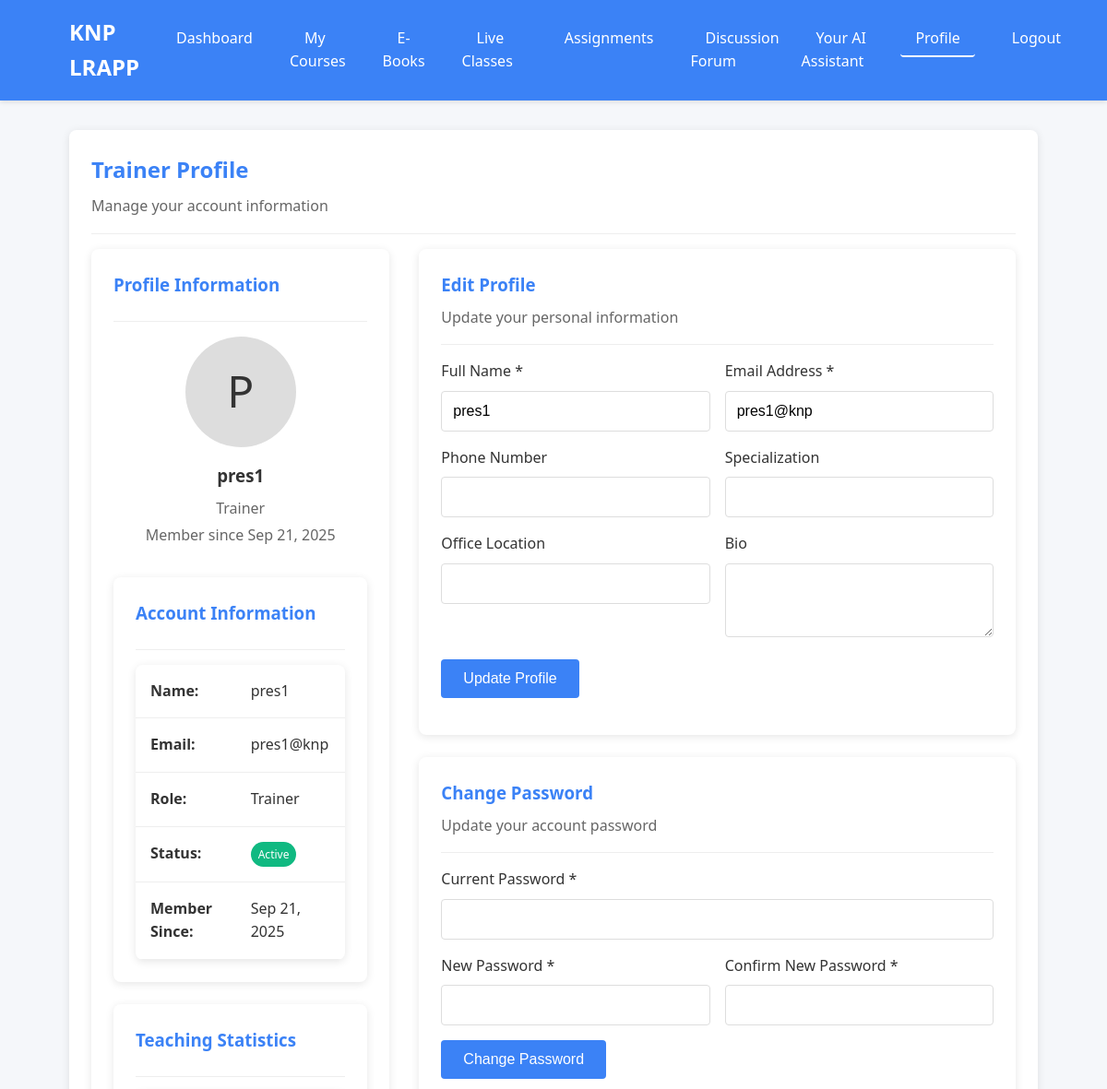
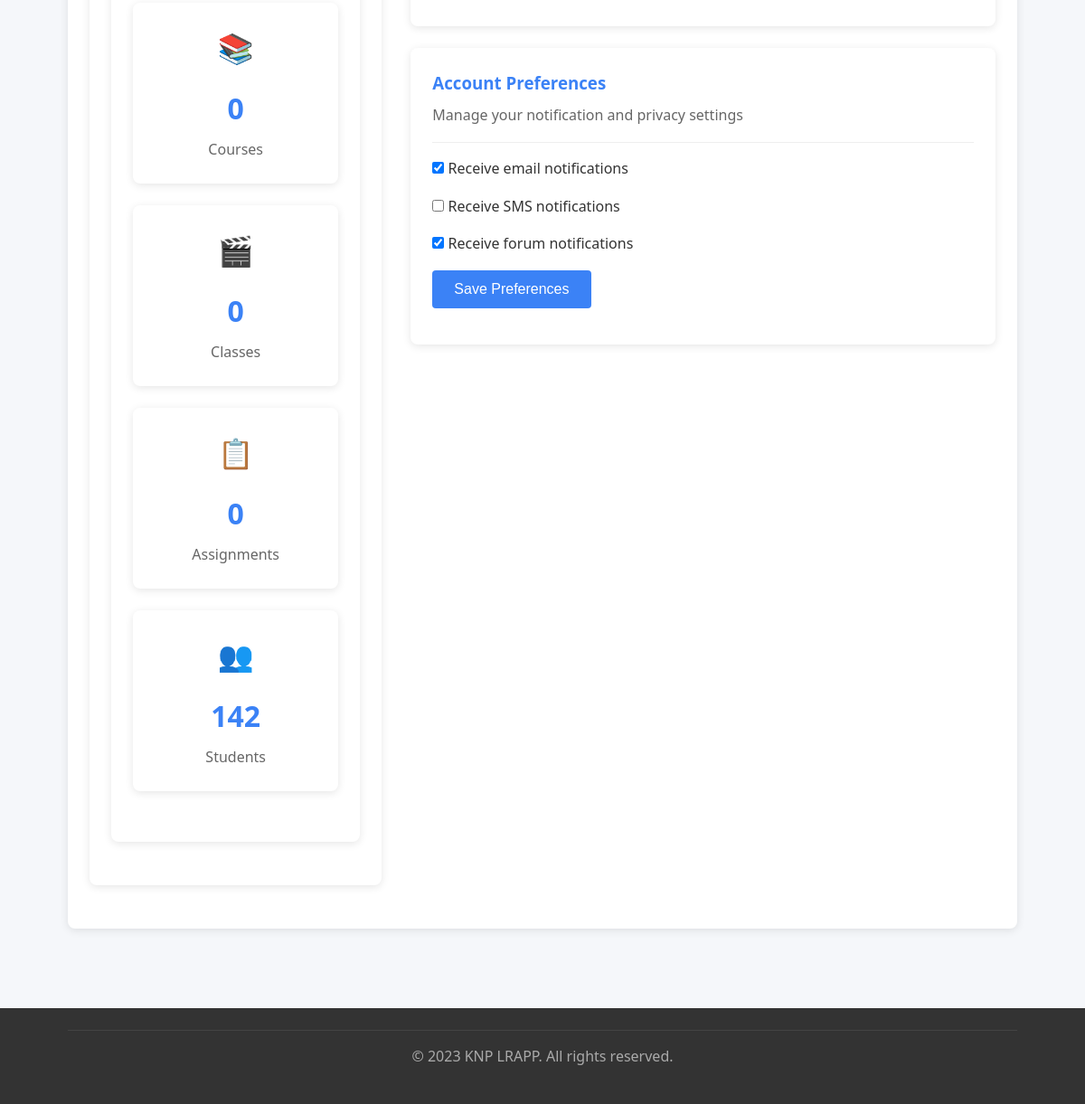
Page /trainer/profile.php (signed in) on the committed database (2 pictures, top to bottom).
### tables this page shows
CREATE TABLE `users` (
  `id` int NOT NULL AUTO_INCREMENT,
  `name` varchar(100) NOT NULL,
  `email` varchar(100) NOT NULL,
  `password` varchar(255) NOT NULL,
  `role` enum('trainee','trainer','exam_officer','admin','presenter') DEFAULT 'trainee',
  `created_at` timestamp NULL DEFAULT CURRENT_TIMESTAMP,
  `status` enum('active','pending','suspended') DEFAULT 'pending',
  `bio` text,
  `avatar` varchar(255) DEFAULT NULL,
  `phone` varchar(20) DEFAULT NULL,
  `department_id` int DEFAULT NULL,
  PRIMARY KEY (`id`),
  UNIQUE KEY `email` (`email`)
);

### includes/functions.php (called while the page is built, shortened)
<?php
require_once 'database.php';
function getUserById($id) {
    global $pdo;
    $stmt = $pdo->prepare("SELECT * FROM users WHERE id = ?");
    $stmt->execute([$id]);
    return $stmt->fetch();
}
function getCoursesByTrainer($trainer_id) {
    global $pdo;
    $stmt = $pdo->prepare("SELECT * FROM courses WHERE trainer_id = ? ORDER BY created_at DESC");
    $stmt->execute([$trainer_id]);
    return $stmt->fetchAll();
}
?>

### trainer/profile.php (the view, shortened to what this page needs)
<?php
require_once '../includes/functions.php';
$user = getUserById($_SESSION['user_id']);
$courses = getCoursesByTrainer($user['id']);
$recentClasses = [];
usort($recentClasses, function($a, $b) {
    return strtotime($b['start_time']) - strtotime($a['start_time']);
});
$recentClasses = array_slice($recentClasses, 0, 5);
$recentAssignments = [];
usort($recentAssignments, function($a, $b) {
    return strtotime($a['due_date']) - strtotime($b['due_date']);
});
$recentAssignments = array_slice($recentAssignments, 0, 5);
?>
<!DOCTYPE html>
<html lang="en">
<head>
    <link rel="stylesheet" href="../assets/css/style.css">
</head>
<body class="d-flex flex-column min-vh-100">
    <header>
        <div class="container header-content">
            <div class="logo"><?php echo APP_NAME; ?></div>
            <nav>
                <ul>
                    <li><a href="dashboard.php">Dashboard</a></li>
                    <li><a href="courses.php">My Courses</a></li>
                    <li><a href="ebooks.php">E-Books</a></li>
                    <li><a href="live_classes.php">Live Classes</a></li>
                    <li><a href="assignments.php">Assignments</a></li>
                    <li><a href="forum.php">Discussion Forum</a></li>
                    <li><a href="ai_assistant.php">Your AI Assistant</a></li>
                    <li><a href="profile.php" class="active">Profile</a></li>
                    <li><a href="../logout.php">Logout</a></li>
                </ul>
            </nav>
        </div>
    </header>
    <main class="flex-shrink-0">
        <div class="container">
            <div class="card">
                <div class="card-header">
                    <h2>Trainer Profile</h2>
                    <p>Manage your account information</p>
                </div>
                <div style="display: flex; flex-wrap: wrap; gap: 2rem;">
                    <div style="flex: 1; min-width: 300px;">
                        <div class="card">
                            <div class="card-header">
                                <h3>Profile Information</h3>
                            </div>
                            <div style="text-align: center; margin-bottom: 2rem;">
                                <div style="width: 120px; height: 120px; border-radius: 50%; background: #ddd; margin: 0 auto 1rem; display: flex; align-items: center; justify-content: center; font-size: 3rem;">
                                    <?php echo strtoupper(substr($user['name'], 0, 1)); ?>
                                </div>
                                <h3><?php echo htmlspecialchars($user['name']); ?></h3>
                                <p style="margin: 0.5rem 0 0; color: #666;"><?php echo ucfirst($user['role']); ?></p>
                                <p style="margin: 0.25rem 0 0; color: #666;">
                                    Member since <?php echo date('M j, Y', strtotime($user['created_at'])); ?>
                                </p>
                            </div>
                            <div class="card">
                                <div class="card-header">
                                    <h3>Account Information</h3>
                                </div>
                                <table class="table">
                                    <tr>
                                        <td><strong>Name:</strong></td>
                                        <td><?php echo htmlspecialchars($user['name']); ?></td>
                                    </tr>
                                    <tr>
                                        <td><strong>Email:</strong></td>
                                        <td><?php echo htmlspecialchars($user['email']); ?></td>
                                    </tr>
                                    <tr>
                                        <td><strong>Role:</strong></td>
                                        <td><?php echo ucfirst($user['role']); ?></td>
                                    </tr>
                                    <tr>
                                        <td><strong>Status:</strong></td>
                                        <td>
                                            <?php if ($user['status'] === 'active'): ?>
                                                <span class="badge badge-success">Active</span>
                                            <?php elseif ($user['status'] === 'pending'): ?>
                                                <span class="badge badge-warning">Pending Approval</span>
                                            <?php else: ?>
                                                <span class="badge badge-danger">Suspended</span>
                                            <?php endif; ?>
                                        </td>
                                    </tr>
                                    <tr>
                                        <td><strong>Member Since:</strong></td>
                                        <td><?php echo date('M j, Y', strtotime($user['created_at'])); ?></td>
                                    </tr>
                                </table>
                            </div>
                            <div class="card">
                                <div class="card-header">
                                    <h3>Teaching Statistics</h3>
                                </div>
                                <div class="stats-grid">
                                    <div class="stat-card">
                                        <div class="stat-icon">📚</div>
                                        <div class="stat-number"><?php echo count($courses); ?></div>
                                        <div class="stat-label">Courses</div>
                                    </div>
                                    <div class="stat-card">
                                        <div class="stat-icon">🎬</div>
                                        <div class="stat-number"><?php echo count($recentClasses); ?></div>
                                        <div class="stat-label">Classes</div>
                                    </div>
                                    <div class="stat-card">
                                        <div class="stat-icon">📋</div>
                                        <div class="stat-number"><?php echo count($recentAssignments); ?></div>
                                        <div class="stat-label">Assignments</div>
                                    </div>
                                    <div class="stat-card">
                                        <div class="stat-icon">👥</div>
                                        <div class="stat-number">142</div>
                                        <div class="stat-label">Students</div>
                                    </div>
                                </div>
                            </div>
                        </div>
                    </div>
                    <div style="flex: 2; min-width: 300px;">
                        <div class="card">
                            <div class="card-header">
                                <h3>Edit Profile</h3>
                                <p>Update your personal information</p>
                            </div>
                            <form method="POST">
                                <div class="form-row">
                                    <div class="form-col">
                                        <div class="form-group">
                                            <label for="name">Full Name *</label>
                                            <input type="text" id="name" name="name" class="form-control" value="<?php echo htmlspecialchars($user['name']); ?>" required>
                                        </div>
                                    </div>
                                    <div class="form-col">
                                        <div class="form-group">
                                            <label for="email">Email Address *</label>
                                            <input type="email" id="email" name="email" class="form-control" value="<?php echo htmlspecialchars($user['email']); ?>" required>
                                        </div>
                                    </div>
                                </div>
                                <div class="form-row">
                                    <div class="form-col">
                                        <div class="form-group">
                                            <label for="phone">Phone Number</label>
                                            <input type="tel" id="phone" name="phone" class="form-control" value="<?php echo htmlspecialchars($user['phone'] ?? ''); ?>">
                                        </div>
                                    </div>
                                    <div class="form-col">
                                        <div class="form-group">
                                            <label for="specialization">Specialization</label>
                                            <input type="text" id="specialization" name="specialization" class="form-control" value="<?php echo htmlspecialchars($user['specialization'] ?? ''); ?>">
                                        </div>
                                    </div>
                                </div>
                                <div class="form-row">
                                    <div class="form-col">
                                        <div class="form-group">
                                            <label for="office_location">Office Location</label>
                                            <input type="text" id="office_location" name="office_location" class="form-control" value="<?php echo htmlspecialchars($user['office_location'] ?? ''); ?>">
                                        </div>
                                    </div>
                                    <div class="form-col">
                                        <div class="form-group">
                                            <label for="bio">Bio</label>
                                            <textarea id="bio" name="bio" class="form-control" rows="3"><?php echo htmlspecialchars($user['bio'] ?? ''); ?></textarea>
                                        </div>
                                    </div>
                                </div>
                                <div class="form-group">
                                    <button type="submit" name="update_profile" class="btn">Update Profile</button>
                                </div>
                            </form>
                        </div>
                        <div class="card">
                            <div class="card-header">
                                <h3>Change Password</h3>
                                <p>Update your account password</p>
                            </div>
                            <form method="POST">
                                <div class="form-group">
                                    <label for="current_password">Current Password *</label>
                                    <input type="password" id="current_password" name="current_password" class="form-control" required>
                                </div>
                                <div class="form-row">
                                    <div class="form-col">
                                        <div class="form-group">
                                            <label for="new_password">New Password *</label>
                                            <input type="password" id="new_password" name="new_password" class="form-control" required>
                                        </div>
                                    </div>
                                    <div class="form-col">
                                        <div class="form-group">
                                            <label for="confirm_password">Confirm New Password *</label>
                                            <input type="password" id="confirm_password" name="confirm_password" class="form-control" required>
                                        </div>
                                    </div>
                                </div>
                                <div class="form-group">
                                    <button type="submit" name="update_password" class="btn">Change Password</button>
                                </div>
                            </form>
                        </div>
                        <div class="card">
                            <div class="card-header">
                                <h3>Account Preferences</h3>
                                <p>Manage your notification and privacy settings</p>
                            </div>
                            <form method="POST">
                                <div class="form-group">
                                    <label>
                                        <input type="checkbox" name="email_notifications" <?php echo ($user['email_notifications'] ?? 1) ? 'checked' : ''; ?>>
                                        Receive email notifications
                                    </label>
                                </div>
                                <div class="form-group">
                                    <label>
                                        <input type="checkbox" name="sms_notifications" <?php echo ($user['sms_notifications'] ?? 0) ? 'checked' : ''; ?>>
                                        Receive SMS notifications
                                    </label>
                                </div>
                                <div class="form-group">
                                    <label>
                                        <input type="checkbox" name="forum_notifications" <?php echo ($user['forum_notifications'] ?? 1) ? 'checked' : ''; ?>>
                                        Receive forum notifications
                                    </label>
                                </div>
                                <div class="form-group">
                                    <button type="submit" name="update_preferences" class="btn">Save Preferences</button>
                                </div>
                            </form>
                        </div>
                    </div>
                </div>
            </div>
        </div>
    </main>
    <footer class="footer mt-auto py-3 bg-dark text-light">
        <div class="container">
            <div style="border-top: 1px solid #444; padding: 1rem 0; text-align: center; color: #aaa;">
                <p>&copy; 2023 <?php echo APP_NAME; ?>. All rights reserved.</p>
            </div>
        </div>
    </footer>
</body>
</html>

### rows in the picture
users: name "P", name "pres1", role "Trainer", created_at "Sep 21, 2025", email "pres1@knp"

### other values in the picture
APP_NAME "KNP LRAPP"
count($courses) "0"
count($recentClasses) "0"
count($recentAssignments) "0"
